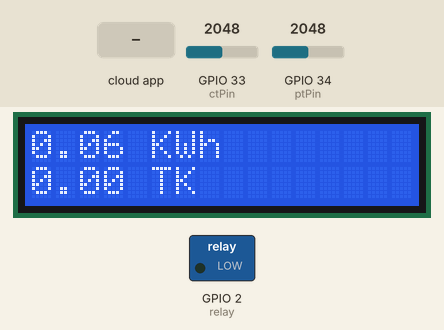
Recording of a program running on a simulated ESP32. On the bench: 16×2 character LCD, switched loads named in the program (green lamp = pin HIGH). Inputs (shaded band) come from the test bench; at power-on: GPIO 33 (ctPin) = 2048, GPIO 34 (ptPin) = 2048. WiFi joins after 1.5 s; servers stay silent unless stated; the local clock reads 2024-03-15 10:24:30 at power-on unless the program sets it; the Firebase database answers and starts empty; what the program prints to the serial monitor is not drawn.

Above: at 8.4 s.
8.5 s: the phone or cloud app sets supply to 1
At 10.8 s:
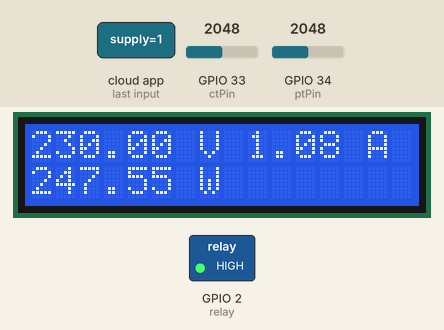
13.0 s: the phone or cloud app sets kwh to 0
At 16.5 s:
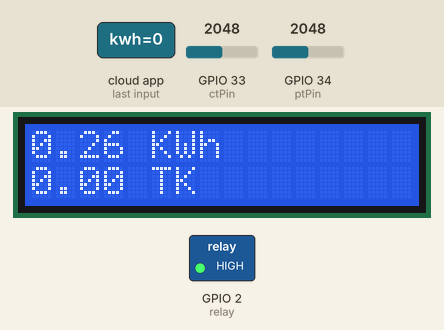
17.3 s: GPIO 33 (ctPin) set to 2866
21.8 s: the phone or cloud app sets tarrif1 to 1
At 26.2 s:
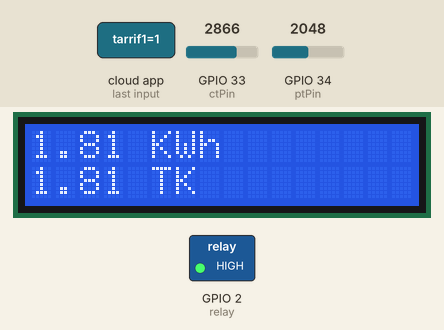
26.3 s: the phone or cloud app sets supply to 0
At 28.5 s:
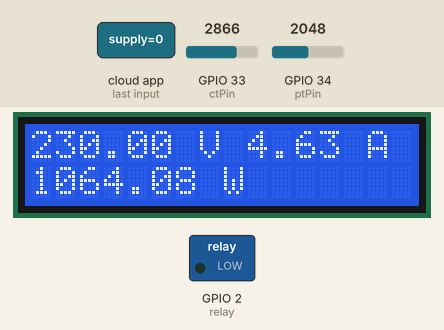
30.8 s: the phone or cloud app sets kwh to 25
At 34.2 s:
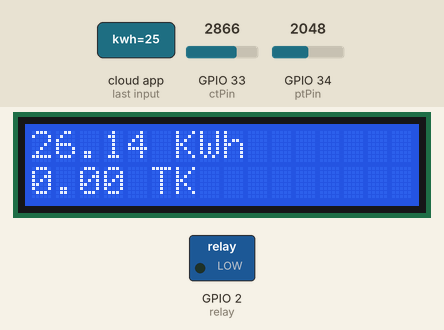
Timing chart, 0 to 35.7 s (numbered marks = the images above; inputs shaded):
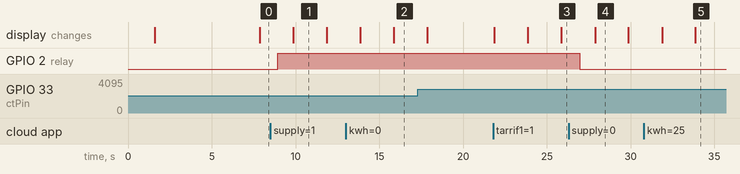

Measured:
- after the input at 8.5 s, GPIO 2 (relay): LOW → HIGH after 0.45 s
- after the input at 26.3 s, GPIO 2 (relay): HIGH → LOW after 0.66 s
- what the display in image 1 shows lasts 2.0 s, from 9.9 s to 11.9 s

The program:

main.cpp
```cpp
#include <Arduino.h>
#include <WiFi.h>
#include <FirebaseESP32.h>
#include <LiquidCrystal_I2C.h>
#include "time.h"

#define WIFI_SSID "*******"
#define WIFI_PASSWORD "****"
// #define WIFI_SSID "Asad@gnps"
// #define WIFI_PASSWORD "15963214"
#define FIREBASE_HOST "****" //Do not include https:// in FIREBASE_HOST
#define FIREBASE_AUTH "****"
#define relay 2
#define v_mul 0.0876
#define c_mul 0.00434
#define c_offset 1800

const char *ntpServer = "pool.ntp.org";
const long gmtOffset_sec = 6 * 60 * 60;
const int daylightOffset_sec = 0;
char timeStringBuff[50];

const int ptPin = 34;
const int ctPin = 33;
int disp = 0, readings[1000], ct_read[1000], i = 0, j = 0, maxm, minm, maxm_ct, minm_ct, supply = 0, data_interval = 2000;
float tarrif1, tarrif2, voltage, voltage1, current, load, load1, kwh_m, bill;
unsigned long t = 0, tt, ttt;
String date = "";
LiquidCrystal_I2C lcd(0x27, 16, 2);

FirebaseData firebaseData;

String UID = "/energy_meter/cl2";
void printLocalTime();


void setup()
{
  pinMode(relay, OUTPUT);
  Serial.begin(9600);
  lcd.init();
  // turn on LCD backlight
  lcd.backlight();
  //////////////////////////////////////////////// wifi, firebase
  WiFi.begin(WIFI_SSID, WIFI_PASSWORD);
  Serial.print("Connecting to Wi-Fi");
  lcd.clear();
  lcd.print("Connecting...");
  Serial.print("Connecting to Wi-Fi");
  while (WiFi.status() != WL_CONNECTED)
  {
    Serial.print(".");
    delay(300);
  }
  lcd.clear();
  lcd.print("Connected");
  Serial.println();
  Serial.print("Connected with IP: ");
  Serial.println(WiFi.localIP());
  Serial.println();
  Firebase.begin(FIREBASE_HOST, FIREBASE_AUTH);
  Firebase.reconnectWiFi(true);

  ////////////////////////////////////////////////////////// NTP Time
  configTime(gmtOffset_sec, daylightOffset_sec, ntpServer);
  printLocalTime();
  ////////////////////////////////////////////Get Time from server
  struct tm timeinfo;
  if (!getLocalTime(&timeinfo))
  {
    Serial.println("Failed to obtain time");
  }
  else
  {
    strftime(timeStringBuff, sizeof(timeStringBuff), "%Y%m", &timeinfo);
  }
  delay(1000);

  tt = millis();
  ttt = millis();
}

void loop()
{
  if ((millis() - tt) > data_interval)
  {
    tt = millis();
    i = 0;
    t = micros();
    while ((micros() - t) < 40000)
    {
      readings[i] = analogRead(ptPin);
      ct_read[i] = analogRead(ctPin);
      i++;
      delayMicroseconds(50);
    }

    maxm = readings[0];
    minm = readings[0];
    for (j = 0; j < i; j++)
    {
      if (readings[j + 1] > maxm)
      {
        maxm = readings[j + 1];
      }
      if (readings[j + 1] < minm)
      {
        minm = readings[j + 1];
      }
    }
    maxm_ct = ct_read[0];
    minm_ct = ct_read[0];
    for (j = 0; j < i; j++)
    {
      if (ct_read[j + 1] > maxm_ct)
      {
        maxm_ct = ct_read[j + 1];
      }
      if (ct_read[j + 1] < minm_ct)
      {
        minm_ct = ct_read[j + 1];
      }
    }
    ////////////////////////////////////////////////// average ct readings
    // current=0;
    //    for (j = 0; j < i; j++)
    //   {
    //     current=current+ct_read[j];
    //   }
    //   current=current/i;
    ///////////////////////////////////////////////// graph
    // for (j = 0; j < i; j++)
    // {
    //   Serial.print(maxm);
    //   Serial.print(",");
    //   Serial.print(maxm_ct);
    //   Serial.print(",");
    //   Serial.print(ct_read[j]);
    //   Serial.print(",");
    //   Serial.println(readings[j]);
    // }
    ///////////////////////////////////////////////
    voltage1 = maxm * v_mul;
    voltage = 230;
    current = abs((maxm_ct - c_offset) * c_mul);
    Serial.println(current);
    /////////////////////////////////////////////////////cl1
    if (UID == "/energy_meter/cl1")
    {
      if (current < 0.2)
      {
        current = 0;
      }
      if (current >= 0.2 && current < 0.37)
      {
        current = 0.2608696; //60
      }
      if (current >= 0.37 && current < 0.47)
      {
        current = 0.434782608; //100
      }
      if (current >= 0.47 && current < 0.54)
      {
        current = 0.52173913;
      }
      if (current >= .54 && current < 0.75)
      {
        current = 0.6956522; //160
      }
      if (current >= .75 && current <= 0.9)
      {
        current = 0.86956522;
      }
    }

    ///////////////////////////////////////////////////////// cl2
    if (UID == "/energy_meter/cl2")
    {
      if (current < 0.29)
      {
        current = 0;
      }
      if (current >= 0.29 && current < 0.44)
      {
        current = 0.2608696; //60
      }
      if (current >= 0.44 && current < 0.5)
      {
        current = 0.434782608; //100
      }
      if (current >= 0.5 && current < 0.6)
      {
        current = 0.52173913;
      }
      if (current >= .6 && current < 0.8)
      {
        current = 0.6956522; //160
      }
      if (current >= .8 && current <= 0.9)
      {
        current = 0.86956522;
      }
    }

    load = voltage * current;
    Serial.println(current);
    Serial.println(load);
    Serial.println(",");
    if (Firebase.getString(firebaseData, UID + "/supply"))
    {
      if (firebaseData.stringData() == "1")
      {
        supply = 1;
      }
      else
      {
        supply = 0;
      }

      digitalWrite(relay, supply);
    }
    else
    {
      while (Firebase.getInt(firebaseData, UID + "/supply"))
      {
        digitalWrite(relay, 0);
        lcd.clear();
        lcd.print("waiting...");
      }
      if (firebaseData.stringData() == "1")
      {
        supply = 1;
      }
      else
      {
        supply = 0;
      }
      digitalWrite(relay, supply);
    }
    // ////////////////////////////////////////////Get Time from server
    // struct tm timeinfo;
    // if (!getLocalTime(&timeinfo))
    // {
    //   Serial.println("Failed to obtain time");
    // }
    // else
    // {
    //   strftime(timeStringBuff, sizeof(timeStringBuff), "%Y%m", &timeinfo);
    // }
    ///////////////////////////////////////////////Get and put monthly kwh
    if (load == load1 )
    {

      if (Firebase.getFloat(firebaseData, UID + "/" + timeStringBuff + "/kwh"))
      {
        // regular
        kwh_m = firebaseData.floatData();
        kwh_m = kwh_m + (load / ((millis() - ttt)));
        if (Firebase.setFloat(firebaseData, UID + "/" + timeStringBuff + "/kwh", kwh_m)) ///   (load/(1000*((millis()-ttt)/1000)))
        {
          ttt = millis();
          // if (Firebase.getFloat(firebaseData, "/energy_meter/tarrif1"))
          // {
          //   tarrif1=firebaseData.floatData();
          // }
          // if (Firebase.getFloat(firebaseData, "/energy_meter/tarrif2"))
          // {
          //   tarrif2=firebaseData.floatData();
          // }
          if (Firebase.getString(firebaseData, "/energy_meter/tarrif1"))
          {
            sscanf(firebaseData.stringData().c_str(), "%f", &tarrif1);
          }
          if (Firebase.getString(firebaseData, "/energy_meter/tarrif2"))
          {
            sscanf(firebaseData.stringData().c_str(), "%f", &tarrif2);
          }
          if (kwh_m > 5)
          {
            bill = kwh_m * tarrif2;
          }
          else
          {
            bill = kwh_m * tarrif1;
          }
          if (Firebase.setFloat(firebaseData, UID + "/" + timeStringBuff + "/bill", bill))
          {
          }
        }
      }
      else
      {
        if (Firebase.getInt(firebaseData, UID + "/supply"))
        {
          //New Month
          if (Firebase.setFloat(firebaseData, UID + "/" + timeStringBuff + "/kwh", (load / ((millis() - ttt))))) ///   (load/(1000*((millis()-ttt)/1000)))
          {
            ttt = millis();
          }
        }
        else
        {
          //error
        }
      }

      ///////////////////////////////////////////////Put kw
      if (Firebase.setFloat(firebaseData, UID + "/kw", load))
      {
      }
      if (disp)
      {
        disp = !disp;
        lcd.clear();
        lcd.print(voltage);
        lcd.print(" V ");
        lcd.print(current);
        lcd.print(" A");
        lcd.setCursor(0, 1);
        lcd.print(load);
        lcd.print(" W");
      }
      else
      {
        disp = !disp;
        lcd.clear();
        lcd.print(kwh_m);
        lcd.print(" KWh ");
        lcd.setCursor(0, 1);
        lcd.print(bill);
        lcd.print(" TK");
      }
    }
    load1 = load;
  }
}

void printLocalTime()
{
  struct tm timeinfo;
  if (!getLocalTime(&timeinfo))
  {
    Serial.println("Failed to obtain time");
    return;
  }
  Serial.println(&timeinfo, "%A, %m %d %Y %H:%M:%S");
  Serial.print("Day of week: ");
  Serial.println(&timeinfo, "%A");
  Serial.print("Month: ");
  Serial.println(&timeinfo, "%m");
  Serial.print("Day of Month: ");
  Serial.println(&timeinfo, "%d");
  Serial.print("Year: ");
  Serial.println(&timeinfo, "%Y");
  Serial.print("Hour: ");
  Serial.println(&timeinfo, "%H");
  Serial.print("Hour (12 hour format): ");
  Serial.println(&timeinfo, "%I");
  Serial.print("Minute: ");
  Serial.println(&timeinfo, "%M");
  Serial.print("Second: ");
  Serial.println(&timeinfo, "%S");

  Serial.println("Time variables");
  char timeHour[3];
  strftime(timeHour, 3, "%H", &timeinfo);
  Serial.println(timeHour);
  char timeWeekDay[10];
  strftime(timeWeekDay, 10, "%A", &timeinfo);
  Serial.println(timeWeekDay);
  Serial.println();
}
```
